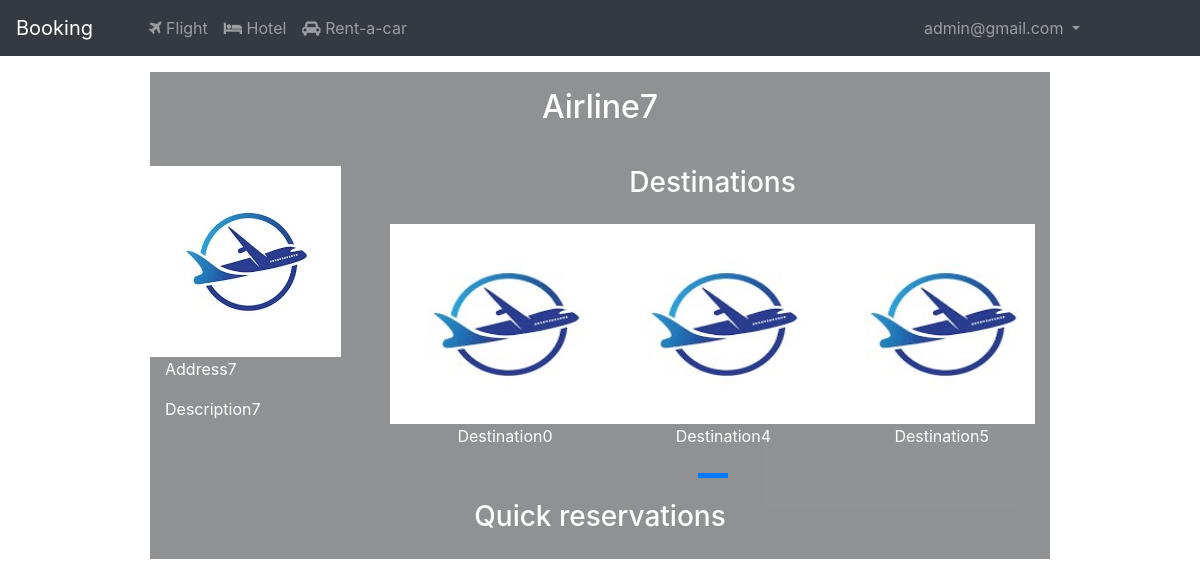
/airline/8 (signed in), run on the app's committed database.
### Users/models.py (models this page shows, shortened)
class CustomUser(AbstractUser):
    username = None
    email = models.EmailField(_('email address'), unique=True)
    city = models.CharField(max_length=100, default='', blank=True)
    phone = models.CharField(max_length=15, default='', blank=True, validators=[validate_phone])
    USERNAME_FIELD = 'email'
    REQUIRED_FIELDS = []
    objects = UserManager()

### FlightService/models.py (models this page shows, shortened)
class Airline(models.Model):
    name = models.CharField(max_length=100)
    address = models.CharField(max_length=200)
    description = models.TextField(max_length=1500)
    image = models.ImageField()
    rating = models.FloatField(default=0)

class Destination(models.Model):
    name = models.CharField(max_length=100)
    country = models.CharField(max_length=50)
    airport = models.CharField(max_length=150)
    airport_code = models.CharField(max_length=10)
    image = models.ImageField()
    airline = models.ForeignKey(Airline, on_delete=models.CASCADE)
    location = PlainLocationField(based_fields=['city'], zoom=7, null=True)

### FlightService/views.py (the view)
# urls.py: path('airline/<int:airline_id>', airline_detail, name='airline_with_id'),
def airline_detail(request, airline_id):
    airline = get_object_or_404(Airline, pk=airline_id)
    quick_reservations = FlightReservation.objects.filter(seat__flight__airline=airline, user__isnull=True, seat__flight__departure_time__gt=datetime.now())
    return render(request, 'airline_id.html', {'airline':airline, 'reservations': quick_reservations})

### FlightService/templates/airline_id.html (shortened to what this page needs)
{% extends "base.html" %}
{% load staticfiles %}
{% block body %}
    <div class="container mt-3 w-75" style="background-color: rgba(33,37,41,.5);" >
        <div class="row">
            <div class="col">
                <h2 class="text-white text-center p-3">{{ airline.name }}</h2>
            </div>
        </div>
        <div class="row mt-3">
            <div class="col-3">
                <div class="row">
                    {% if airline.image %}
                        <img class="p-2" src="/{{ airline.image.url }}" alt="no-image" width="100%" height="100%">
                    {% else %}
                        <img src="{% static 'airline_default.jpg' %}">
                    {% endif %}
                </div>
                <div class="row justify-content-center text-white">
                    <div class="col" style="word-break: break-word">
                        {{ airline.address }}
                    </div>
                </div>
                <div class="row justify-content-center mt-3 text-white">
                    <div class="col" style="word-break: break-word">
                        {{ airline.description }}
                    </div>
                </div>
            </div>
            <div class="col-9 text-white">
                <div class="row">
                    <div class="col-lg-12 text-center">
                        <div class="section-title">
                            <h3 class="text-white">Destinations</h3>
                        </div>
                    </div>
                </div>
                <div class="row mt-3">
                    <div class="col-lg-12 text-center">
                        <div class="owl-partners owl-carousel">
                            {% for destination in airline.destination_set.all %}
                                <div class="owl-item">
                                    <div class="partner-logo d-flex align-items-center">
                                        {% if destination.image %}
                                            <img src="/{{ destination.image.url }}">
                                        {% else %}
                                            <img src="{% static 'airline_default.jpg' %}">
                                        {% endif %}
                                    </div>
                                {{ destination.name }}
                                </div>
                            {% endfor %}
                        </div>
                    </div>
                </div>
            </div>
        </div>
        <div class="row mt-3 justify-content-center">
            <h3 class="text-center text-white">Quick reservations</h3>
        </div>
        <div class="row mt-3">
            <div class="col">
            </div>
        </div>
    </div>
{% endblock %}

### templates/base.html (shortened to what this page needs)
<!DOCTYPE html>
<html lang="en">
<head>
    {% load staticfiles %}
    <link rel="stylesheet" href="https://maxcdn.bootstrapcdn.com/bootstrap/4.0.0/css/bootstrap.min.css">
    <link rel="stylesheet" type="text/css" href="{% static 'css/owl.carousel.css' %}">
    <link rel="stylesheet" type="text/css" href="{% static 'css/owl.theme.default.min.css' %}">
    <link rel="stylesheet" type="text/css" href="{% static 'css/style.css' %}">
    <link rel="stylesheet" type="text/css" href="{% static 'css/flight_seats.css' %}">
    <link rel="stylesheet" href="https://cdnjs.cloudflare.com/ajax/libs/font-awesome/4.7.0/css/font-awesome.min.css">
  <link rel="stylesheet" href="//code.jquery.com/ui/1.12.1/themes/base/jquery-ui.css">
</head>
<body id="body">
<nav class="navbar navbar-expand-lg navbar-dark bg-dark" style="z-index: 10;">
    <a class="navbar-brand mr-5" href="/">Booking</a>
    <div class="collapse navbar-collapse" id="navbarSupportedContent">
        <ul class="navbar-nav mr-auto">
            {% block flight_active %}
            <li class="nav-item">
            {% endblock %}
                <a class="nav-link" href="{% url 'airlines' %}">
                    <i class="fa fa-plane" aria-hidden="true"></i>
                    Flight
                </a>
            </li>
            {% block hotel_active %}
            <li class="nav-item">
            {% endblock %}
                <a class="nav-link" href="{% url 'hotels' %}">
                    <i class="fa fa-bed" aria-hidden="true"></i>
                    Hotel
                </a>
            </li>
            {% block rentacar_active %}
            <li class="nav-item">
            {% endblock %}
                <a class="nav-link" href="{% url 'rentacars' %}">
                    <i class="fa fa-car" aria-hidden="true"></i>
                    Rent-a-car
                </a>
            </li>
        </ul>
        {% if user.is_authenticated %}
        <ul class="navbar-nav mr-5 px-5" style="z-index: 5;">
            <li class="nav-item dropdown" >
                <a class="nav-link dropdown-toggle" href="#" id="navbarDropdown" role="button" data-toggle="dropdown" aria-haspopup="true" aria-expanded="false">
                    {{ user.email }}
                </a>
            </li>
        </ul>
        {% endif %}
    </div>
</nav>
{% block body %}
{% endblock %}
</body>
</html>

### static/css/style.css (style rules this page uses)
body { position: sticky; height: 100%; width: 100%; min-height: 100vh; }
.partner-logo { height: 200px; width: 230px; text-align: center; display: inline-block; }
.partner-logo img { max-height: 100%; max-width: 100% !important; }

### data on the page
CustomUser: email "admin@gmail.com"
Airline: name "Airline7", address "Address7", description "Description7"
Destination: name "Destination0"
Destination: name "Destination4"
Destination: name "Destination5"
